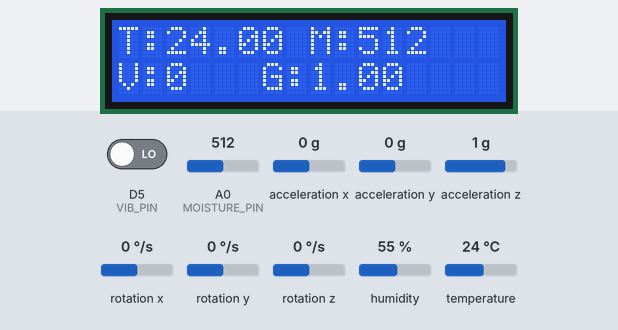
Bench run of a sketch on a simulated ESP8266 (NodeMCU). Parts: 16×2 character LCD. The inputs (shaded band) are chosen by the test bench; at power-on: acceleration x 0 g, temperature 24 °C, A0 (MOISTURE_PIN) = 512, D5 (VIB_PIN) LOW, acceleration y 0 g, acceleration z 1 g, rotation x 0 °/s, rotation y 0 °/s, rotation z 0 °/s, humidity 55 %. WiFi joins after 1.5 s; servers stay silent unless stated.

Above: at 2.7 s.
2.8 s: acceleration x set to -1.4 g
At 4.8 s:
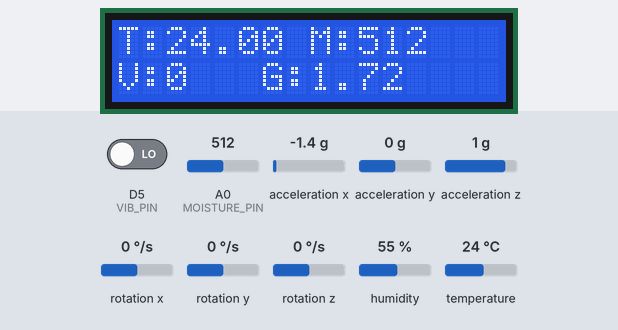
5.5 s: temperature set to 12 °C
At 7.0 s:
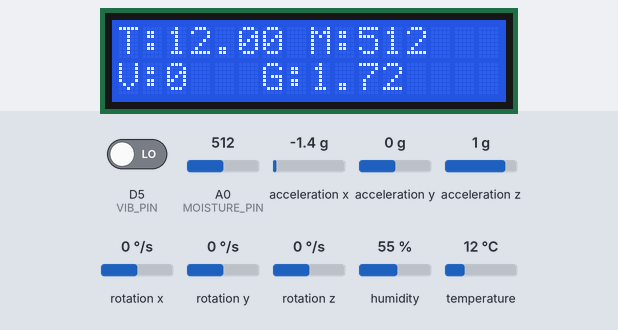
8.2 s: A0 (MOISTURE_PIN) set to 716
At 10.2 s:
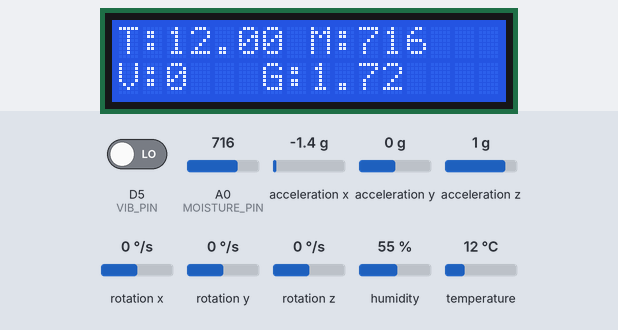
11.3 s: D5 (VIB_PIN) driven HIGH
At 12.3 s:
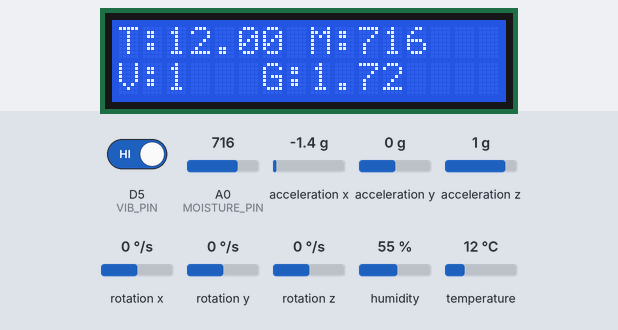
14.0 s: acceleration y set to -1.4 g
At 16.7 s:
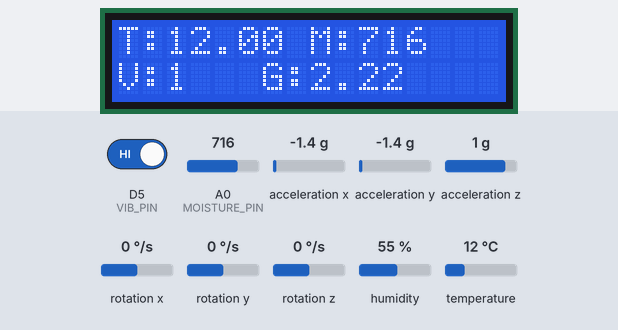
17.5 s: acceleration z set to -1.4 g
At 18.9 s:
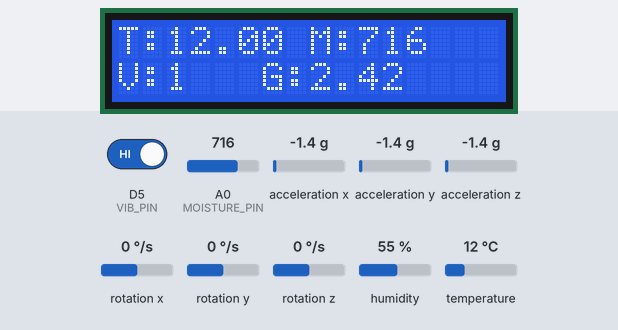
Timing chart, 0 to 20.5 s (numbered marks = the images above; inputs shaded):
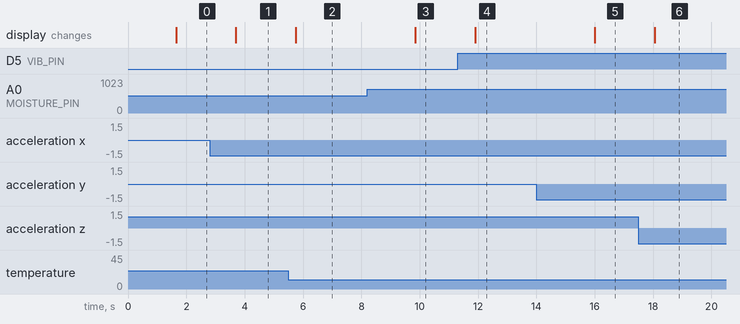

The sketch:

c.ino
```cpp
#include <ESP8266WiFi.h>
#include <ESP8266WebServer.h>
#include <Wire.h>
#include <LiquidCrystal_I2C.h>
#include <MPU6050.h>
#include <DHT.h>

#define DHTPIN D0
#define DHTTYPE DHT11

#define MOISTURE_PIN A0
#define VIB_PIN D5

const char* ssid = "Project";
const char* password = "12345678";

ESP8266WebServer server(80);
LiquidCrystal_I2C lcd(0x27,16,2);
MPU6050 mpu;
DHT dht(DHTPIN, DHTTYPE);

float temperature;
float humidity;
int moisture;
int vibration;

float gyroValue;

String json;

void handleStatus()
{
  json = "{";
  json += "\"temperature\":" + String(temperature) + ",";
  json += "\"humidity\":" + String(humidity) + ",";
  json += "\"moisture\":" + String(moisture) + ",";
  json += "\"vibration\":" + String(vibration) + ",";
  json += "\"gyro\":" + String(gyroValue);
  json += "}";

  server.send(200,"application/json",json);
}

void setup()
{
  Serial.begin(115200);

  pinMode(VIB_PIN,INPUT);

  lcd.begin();
  lcd.backlight();

  Wire.begin(D2,D1);
  mpu.initialize();

  dht.begin();

  WiFi.begin(ssid,password);

  lcd.setCursor(0,0);
  lcd.print("Connecting WiFi");

  while(WiFi.status()!=WL_CONNECTED)
  {
    delay(500);
  }

  lcd.clear();
  lcd.print("IP:");
  lcd.setCursor(0,1);
  lcd.print(WiFi.localIP());

  server.on("/status",handleStatus);
  server.begin();
}

void loop()
{
  server.handleClient();

  // DHT
  temperature = dht.readTemperature();
  humidity = dht.readHumidity();

  // Other sensors
  moisture = analogRead(MOISTURE_PIN);
  vibration = digitalRead(VIB_PIN);

  // MPU6050
  int16_t ax,ay,az;
  mpu.getAcceleration(&ax,&ay,&az);

  float x = ax/16384.0;
  float y = ay/16384.0;
  float z = az/16384.0;

  gyroValue = sqrt(x*x + y*y + z*z);

  // LCD
  lcd.clear();

  lcd.setCursor(0,0);
  lcd.print("T:");
  lcd.print(temperature);

  lcd.setCursor(8,0);
  lcd.print("M:");
  lcd.print(moisture);

  lcd.setCursor(0,1);
  lcd.print("V:");
  lcd.print(vibration);

  lcd.setCursor(6,1);
  lcd.print("G:");
  lcd.print(gyroValue,2);

  delay(2000);
}
```

Measured:
- after the input at 2.8 s, the display: changes after 0.90 s (image 1)
- after the input at 5.5 s, the display: changes after 0.25 s (image 2)
- after the input at 8.2 s, the display: changes after 1.7 s (image 3)
- after the input at 11.3 s, the display: changes after 0.60 s (image 4)
- after the input at 14.0 s, the display: changes after 2.0 s (image 5)
- after the input at 17.5 s, the display: changes after 0.55 s (image 6)
